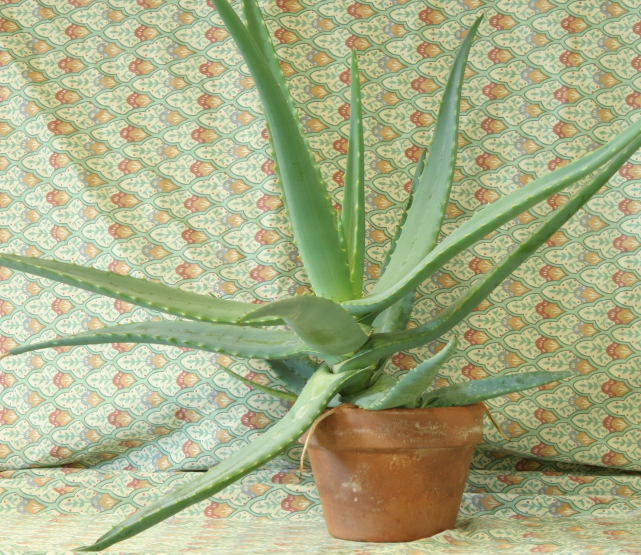
//> input picture histo/file.jpg, 1282 x 1110 px (shown at 1/2 size)
$ ./histogram_calculation ../file.jpg   (built with g++ and OpenCV 4)
//> lines starting //> are read from the running program, lines starting //| are printed output that depends on the picture
#include "opencv2/highgui/highgui.hpp"
#include "opencv2/imgproc/imgproc.hpp"
#include <iostream>
#include <stdio.h>

using namespace std;
using namespace cv;

/**
 * @function main
 */
int main( int argc, char** argv )
{
  Mat src, dst;

  /// Load image
  src = imread( argv[1], 1 );
//> src is the input picture: 1110 rows x 1282 cols, CV_8UC3; mean B, G, R 134.1, 174.2, 168

  if( !src.data )
    { return -1; }

  /// Separate the image in 3 places ( B, G and R )
  vector<Mat> bgr_planes;
  split( src, bgr_planes );
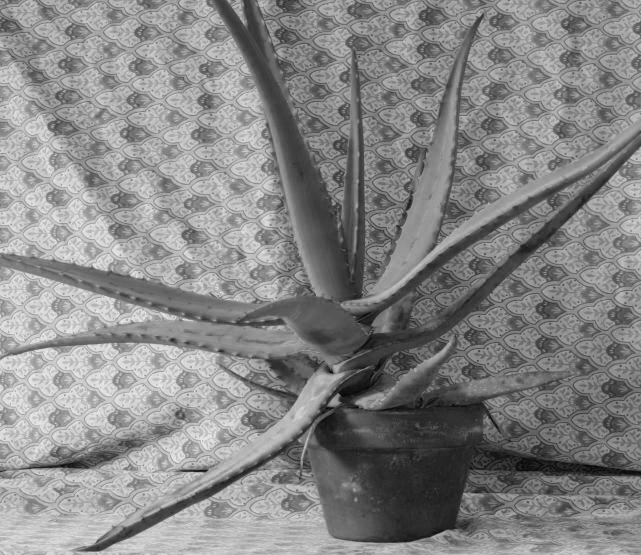
//> bgr_planes[0]: 1110 rows x 1282 cols, CV_8UC1 (shown at 1/2 size); min 0, max 249, mean 134.1
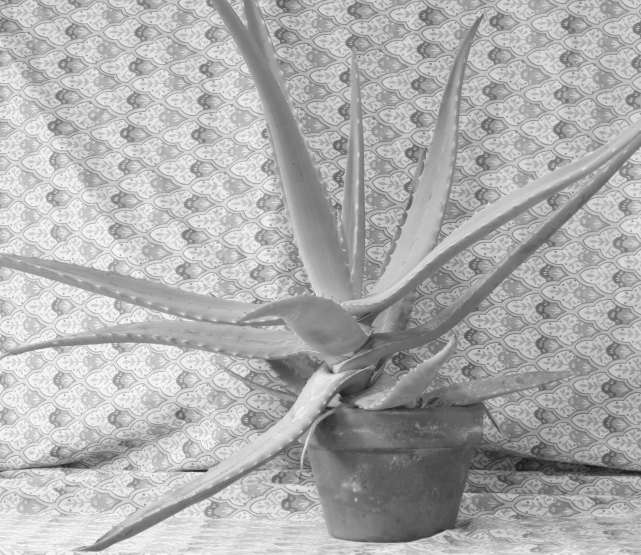
//> bgr_planes[1]: 1110 rows x 1282 cols, CV_8UC1 (shown at 1/2 size); min 21, max 255, mean 174.2
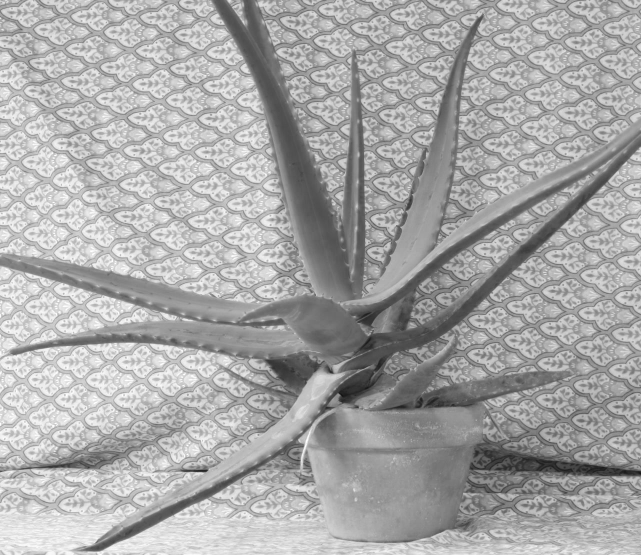
//> bgr_planes[2]: 1110 rows x 1282 cols, CV_8UC1 (shown at 1/2 size); min 14, max 255, mean 168

  /// Establish the number of bins
  int histSize = 256;

  /// Set the ranges ( for B,G,R) )
  float range[] = { 0, 256 } ;
  const float* histRange = { range };

  bool uniform = true; bool accumulate = false;

  Mat b_hist, g_hist, r_hist;

  /// Compute the histograms:
  calcHist( &bgr_planes[0], 1, 0, Mat(), b_hist, 1, &histSize, &histRange, uniform, accumulate );
//> b_hist = 256 values, max 13151 at index 151, min 0 at index 242, mean 5558.7
  calcHist( &bgr_planes[1], 1, 0, Mat(), g_hist, 1, &histSize, &histRange, uniform, accumulate );
//> g_hist = 256 values, max 15489 at index 198, min 0 at index 0, mean 5558.7
  calcHist( &bgr_planes[2], 1, 0, Mat(), r_hist, 1, &histSize, &histRange, uniform, accumulate );
//> r_hist = 256 values, max 13192 at index 194, min 0 at index 0, mean 5558.7

  // Draw the histograms for B, G and R
  int hist_w = 512; int hist_h = 400;
  int bin_w = cvRound( (double) hist_w/histSize );

  Mat histImage( hist_h, hist_w, CV_8UC3, Scalar( 0,0,0) );

  /// Normalize the result to [ 0, histImage.rows ]
  normalize(b_hist, b_hist, 0, histImage.rows, NORM_MINMAX, -1, Mat() );
//> b_hist = 256 values, max 400 at index 151, min 0 at index 242, mean 169.1
  normalize(g_hist, g_hist, 0, histImage.rows, NORM_MINMAX, -1, Mat() );
//> g_hist = 256 values, max 400 at index 198, min 0 at index 0, mean 143.6
  normalize(r_hist, r_hist, 0, histImage.rows, NORM_MINMAX, -1, Mat() );
//> r_hist = 256 values, max 400 at index 194, min 0 at index 0, mean 168.5

  /// Draw for each channel
  for( int i = 1; i < histSize; i++ )
  {
      line( histImage, Point( bin_w*(i-1), hist_h - cvRound(b_hist.at<float>(i-1)) ) ,
                       Point( bin_w*(i), hist_h - cvRound(b_hist.at<float>(i)) ),
                       Scalar( 255, 0, 0), 2, 8, 0  );
      line( histImage, Point( bin_w*(i-1), hist_h - cvRound(g_hist.at<float>(i-1)) ) ,
                       Point( bin_w*(i), hist_h - cvRound(g_hist.at<float>(i)) ),
                       Scalar( 0, 255, 0), 2, 8, 0  );
      line( histImage, Point( bin_w*(i-1), hist_h - cvRound(r_hist.at<float>(i-1)) ) ,
                       Point( bin_w*(i), hist_h - cvRound(r_hist.at<float>(i)) ),
                       Scalar( 0, 0, 255), 2, 8, 0  );
  }
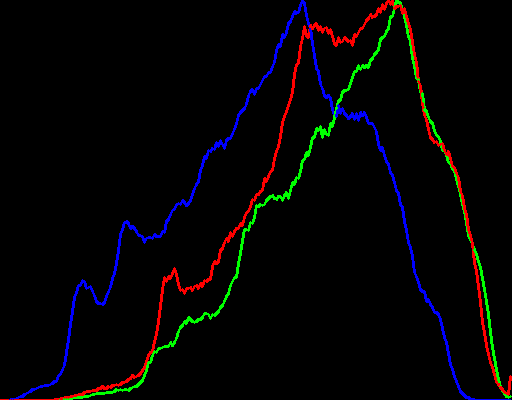
//> histImage: 400 rows x 512 cols, CV_8UC3; mean B, G, R 4.2, 3.5, 4.4

  /// Display
  namedWindow("calcHist Demo", CV_WINDOW_AUTOSIZE );
  imshow("calcHist Demo", histImage );

  waitKey(0);

  return 0;
}
